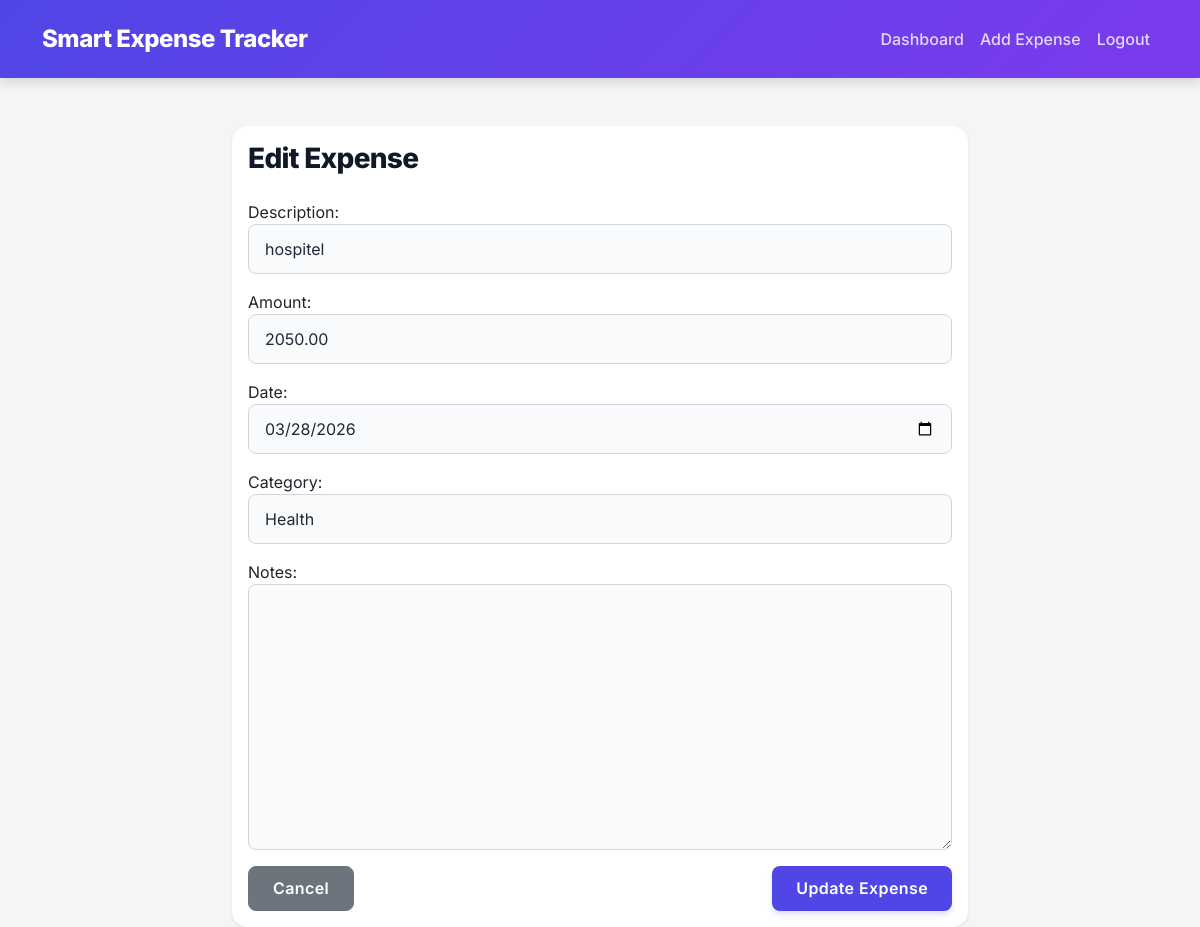
The page /edit/7/ (signed in) on the database its author committed.
### expenses/models.py (models this page shows, shortened)
class Expense(models.Model):
    CATEGORY_CHOICES = [
        ('Food', 'Food'),
        ('Travel', 'Travel'),
        ('Utilities', 'Utilities'),
        ('Entertainment', 'Entertainment'),
        ('Shopping', 'Shopping'),
        ('Health', 'Health'),
        ('Other', 'Other'),
    ]
    user = models.ForeignKey(User, on_delete=models.CASCADE)
    description = models.CharField(max_length=255)
    amount = models.DecimalField(max_digits=10, decimal_places=2)
    date = models.DateField()
    category = models.CharField(max_length=50, choices=CATEGORY_CHOICES, default='Other')
    notes = models.TextField(blank=True, null=True)

### expenses/views.py (the view)
# urls.py: path('edit/<int:expense_id>/', views.edit_expense, name='edit_expense'),
@login_required
def edit_expense(request, expense_id):
    expense = get_object_or_404(Expense, id=expense_id, user=request.user)
    if request.method == 'POST':
        form = ExpenseForm(request.POST, instance=expense)
        if form.is_valid():
            form.save()
            messages.success(request, 'Expense updated successfully!')
            return redirect('dashboard')
    else:
        form = ExpenseForm(instance=expense)
    return render(request, 'expenses/edit_expense.html', {'form': form, 'expense': expense})

### expenses/forms.py
class ExpenseForm(forms.ModelForm):
    class Meta:
        model = Expense
        fields = ['description', 'amount', 'date', 'category', 'notes']
        widgets = {
            'date': forms.DateInput(attrs={'type': 'date'}),
        }
    def __init__(self, *args, **kwargs):
        super().__init__(*args, **kwargs)
        for field in self.fields.values():
            field.widget.attrs['class'] = 'form-control'

### expenses/templates/expenses/edit_expense.html (shortened to what this page needs)
{% extends "base.html" %}
{% block content %}
<div class="row justify-content-center">
    <div class="col-md-8">
        <div class="card shadow-sm">
            <div class="card-body">
                <h3 class="card-title mb-4">Edit Expense</h3>
                <form method="POST">
                    {{ form.as_p }}
                    <div class="d-flex justify-content-between">
                        <a href="{% url 'dashboard' %}" class="btn btn-secondary">Cancel</a>
                        <button type="submit" class="btn btn-primary">Update Expense</button>
                    </div>
                </form>
            </div>
        </div>
    </div>
</div>
{% endblock %}

### templates/base.html (style rules this page uses)
:root { --primary: #4f46e5; --primary-hover: #4338ca; --secondary: #ec4899; --bg-color: #f4f5f7; --card-bg: #ffffff; --text-main: #1f2937; --text-muted: #6b7280; --shadow-sm: 0 1px 2px 0 rgba(0, 0, 0, 0.05); --shadow-md: 0 4px 6px -1px rgba(0, 0, 0, 0.1), 0 2px 4px -1px rgba(0, 0, 0, 0.06); --shadow-lg: 0 10px 15px -3px rgba(0, 0, 0, 0.1), 0 4px 6px -2px rgba(0, 0, 0, 0.05); --shadow-colored: 0 10px 15px -3px rgba(79, 70, 229, 0.3); }
body { font-family: 'Inter', system-ui, sans-serif; background-color: var(--bg-color); color: var(--text-main); -webkit-font-smoothing: antialiased; }
.card { border: none; border-radius: 16px; box-shadow: var(--shadow-md); background: var(--card-bg); transition: transform 0.3s ease, box-shadow 0.3s ease; }
h2, h3, h5, .card-title { font-weight: 800; color: #111827; letter-spacing: -0.025em; }
.btn { border-radius: 8px; font-weight: 600; padding: 0.6rem 1.5rem; transition: all 0.2s ease; letter-spacing: 0.025em; }
.btn-primary { background-color: var(--primary); border: none; color: #fff; box-shadow: 0 4px 6px -1px rgba(79, 70, 229, 0.2); }
.form-control { border-radius: 8px; padding: 0.75rem 1rem; border: 1px solid #d1d5db; background-color: #f9fafb; color: var(--text-main); transition: all 0.2s ease; }

### rows shown on the page
Expense: description "hospitel", amount "2050.00", date "03/28/2026", category "Health"
